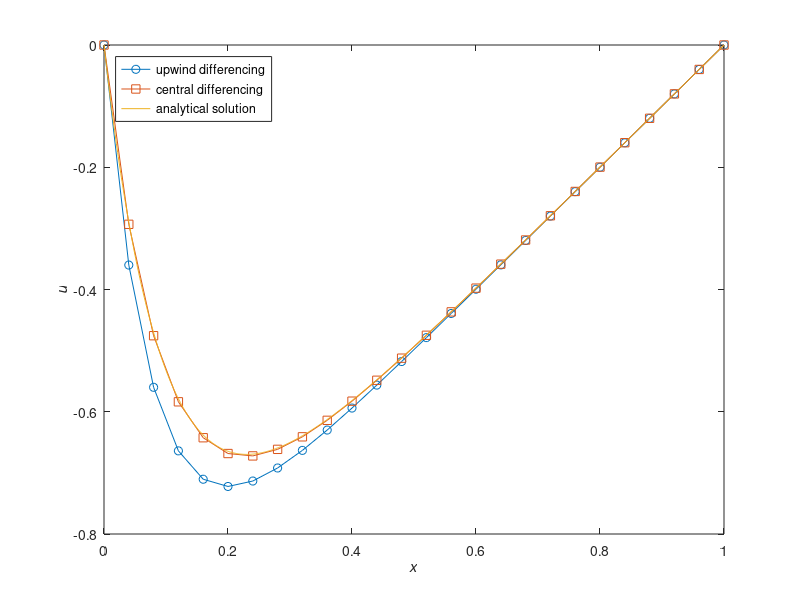

Reproduce this figure in MATLAB.
%If you don't have Octave or Matlab installed, you can also copy & paste the
%code of this file to an online installation of Octave, e.g.
%   https://octave-online.net/

%ADVECTION_DIFFUSION computes and plots the solution of the advection-
%diffusion equation
%       a u' - D u" = f on ]0,1[
%       u(0) = 0
%       u(1) = 0
%a and f are real numbers, D > 0 and N is the (integer) number of
%subintervals for the mesh.

%%%%%%%%%%%%%%%%%%%%%%%%%%%%%%%%%%%%%%%%
%                                      %
% problem data                         %
a = 1; D = -0.1; f = 1; N = 25;          %
%                                      %
%%%%%%%%%%%%%%%%%%%%%%%%%%%%%%%%%%%%%%%%

xyxyxyxyxyxyxxyxxyxyxyxxyx = 1/N; xyxxxyxyxxyxxyxxyxyxyyyyx = N; xyxyxyxyxxxyxyxxxxyxyxyxyx = 2; xyxyxyxxyxyxxyxyyyxyxyyxyx = 1; xxyxyxyxyxyxyyxyxxyyxyyxyxyxyxyxxxx = 0; xyxyxyxyxyyxyyxyxxyxyyxyyxy = 1000; xyxyxyxyxyxxyyxyxyxxxxxyxyyy = linspace(xxyxyxyxyxyxyyxyxxyyxyyxyxyxyxyxxxx,xyxyxyxxyxyxxyxyyyxyxyyxyx,xyxxxyxyxxyxxyxxyxyxyyyyx+xyxyxyxxyxyxxyxyyyxyxyyxyx)'; xyxyxyxyxyxyxxyxxxyxyyyyyxyxxyxyxyxyx = xxyxyxyxyxyxyyxyxxyyxyyxyxyxyxyxxxx*ones(xyxxxyxyxxyxxyxxyxyxyyyyx-xyxyxyxxyxyxxyxyyyxyxyyxyx,xyxyxyxxyxyxxyxyyyxyxyyxyx)/xyxyxyxyxyyxyyxyxxyxyyxyyxy - xyxyxyxxyxyxxyxyyyxyxyyxyx + xyxyxyxyxxxyxyxxxxyxyxyxyx; xxxyxyxyxyxyxyxyyxyxyxyyyy = @(xyxyxyxyxyxxyyxyxyxxxxxyxyyy) f*ones(size(xyxyxyxyxyxxyyxyxyxxxxxyxyyy)); xyxxxyxxyxxyyyyyxxxxxx = a; xyxyxxxyxyyxyxyyy = D; xxxyxyxyxyxyyyxyyxyxy = xxxyxyxyxyxyxyxyyxyxyxyyyy(xyxyxyxyxyxxyyxyxyxxxxxyxyyy(xyxyxyxyxxxyxyxxxxyxyxyxyx:end-xyxyxyxxyxyxxyxyyyxyxyyxyx)); xxxyxyxyxyxyxyyyyxyxyxyxyxyyyyyx = xyxyxxxyxyyxyxyyy*spdiags([-xyxyxyxyxyxyxxyxxxyxyyyyyxyxxyxyxyxyx xyxyxyxyxxxyxyxxxxyxyxyxyx*xyxyxyxyxyxyxxyxxxyxyyyyyxyxxyxyxyxyx -xyxyxyxyxyxyxxyxxxyxyyyyyxyxxyxyxyxyx],-xyxyxyxxyxyxxyxyyyxyxyyxyx:xyxyxyxxyxyxxyxyyyxyxyyxyx,xyxxxyxyxxyxxyxxyxyxyyyyx-xyxyxyxxyxyxxyxyyyxyxyyxyx,xyxxxyxyxxyxxyxxyxyxyyyyx-xyxyxyxxyxyxxyxyyyxyxyyxyx)./xyxyxyxyxyxyxxyxxyxyxyxxyx^xyxyxyxyxxxyxyxxxxyxyxyxyx; xyxyxyxyyyyxyxxxxxxyyyxy = xxxyxyxyxyxyyyxyyxyxy;
if xyxxxyxxyxxyyyyyxxxxxx > xxyxyxyxyxyxyyxyxxyyxyyxyxyxyxyxxxx
  xyxxxyxxyxxxxyxxyxxyyyyy = xyxxxyxxyxxyyyyyxxxxxx*spdiags([-xyxyxyxyxyxyxxyxxxyxyyyyyxyxxyxyxyxyx xyxyxyxyxyxyxxyxxxyxyyyyyxyxxyxyxyxyx],[-xyxyxyxxyxyxxyxyyyxyxyyxyx xxyxyxyxyxyxyyxyxxyyxyyxyxyxyxyxxxx],xyxxxyxyxxyxxyxxyxyxyyyyx-xyxyxyxxyxyxxyxyyyxyxyyxyx,xyxxxyxyxxyxxyxxyxyxyyyyx-xyxyxyxxyxyxxyxyyyxyxyyxyx)/xyxyxyxyxyxyxxyxxyxyxyxxyx;
else
  xyxxxyxxyxxxxyxxyxxyyyyy = xyxxxyxxyxxyyyyyxxxxxx*spdiags([-xyxyxyxyxyxyxxyxxxyxyyyyyxyxxyxyxyxyx xyxyxyxyxyxyxxyxxxyxyyyyyxyxxyxyxyxyx],[xxyxyxyxyxyxyyxyxxyyxyyxyxyxyxyxxxx xyxyxyxxyxyxxyxyyyxyxyyxyx],xyxxxyxyxxyxxyxxyxyxyyyyx-xyxyxyxxyxyxxyxyyyxyxyyxyx,xyxxxyxyxxyxxyxxyxyxyyyyx-xyxyxyxxyxyxxyxyyyxyxyyxyx)/xyxyxyxyxyxyxxyxxyxyxyxxyx;
end
xyyyxyxxyxxxyxyxxyyxyxyxxyyx = xyxxxyxxyxxyyyyyxxxxxx*spdiags([-xyxyxyxyxyxyxxyxxxyxyyyyyxyxxyxyxyxyx xyxyxyxyxyxyxxyxxxyxyyyyyxyxxyxyxyxyx],[-xyxyxyxxyxyxxyxyyyxyxyyxyx xyxyxyxxyxyxxyxyyyxyxyyxyx],xyxxxyxyxxyxxyxxyxyxyyyyx-xyxyxyxxyxyxxyxyyyxyxyyxyx,xyxxxyxyxxyxxyxxyxyxyyyyx-xyxyxyxxyxyxxyxyyyxyxyyxyx)/(xyxyxyxyxxxyxyxxxxyxyxyxyx*xyxyxyxyxyxyxxyxxyxyxyxxyx);
yxxxyxxyxyxxyxxxyxyxxxxxyxy = f/xyxyxxxyxyyxyxyyy;
yyyxyyxyxyxyxyxyyxyy = xyxxxyxxyxxyyyyyxxxxxx/xyxyxxxyxyyxyxyyy;
xyxyxyxyxyxyxyxyxyxyxyxyxyxyyyy = linspace(xxyxyxyxyxyxyyxyxxyyxyyxyxyxyxyxxxx,xyxyxyxxyxyxxyxyyyxyxyyxyx,xyxyxyxyxyyxyyxyxxyxyyxyyxy);
xyyxyxyxxxyxyxyyyxyxyxyxyxyxyxyxxxxxyyyy = yxxxyxxyxyxxyxxxyxyxxxxxyxy/yyyxyyxyxyxyxyxyyxyy*xyxyxyxyxyxyxyxyxyxyxyxyxyxyyyy - yxxxyxxyxyxxyxxxyxyxxxxxyxy/yyyxyyxyxyxyxyxyyxyy*(exp(yyyxyyxyxyxyxyxyyxyy*(xyxyxyxyxyxyxyxyxyxyxyxyxyxyyyy-xyxyxyxxyxyxxyxyyyxyxyyxyx)) + (exp(yyyxyyxyxyxyxyxyyxyy*(xyxyxyxyxyxyxyxyxyxyxyxyxyxyyyy-xyxyxyxxyxyxxyxyyyxyxyyxyx))-xyxyxyxxyxyxxyxyyyxyxyyxyx)/(exp(yyyxyyxyxyxyxyxyyxyy)-1));
figure; plot(xyxyxyxyxyxxyyxyxyxxxxxyxyyy,[xxyxyxyxyxyxyyxyxxyyxyyxyxyxyxyxxxx;(xyxxxyxxyxxxxyxxyxxyyyyy+xxxyxyxyxyxyxyyyyxyxyxyxyxyyyyyx)\xyxyxyxyyyyxyxxxxxxyyyxy;xxyxyxyxyxyxyyxyxxyyxyyxyxyxyxyxxxx],'o-',xyxyxyxyxyxxyyxyxyxxxxxyxyyy,[xxyxyxyxyxyxyyxyxxyyxyyxyxyxyxyxxxx;(xyyyxyxxyxxxyxyxxyyxyxyxxyyx+xxxyxyxyxyxyxyyyyxyxyxyxyxyyyyyx)\xxxyxyxyxyxyyyxyyxyxy;xxyxyxyxyxyxyyxyxxyyxyyxyxyxyxyxxxx],'s-',xyxyxyxyxyxyxyxyxyxyxyxyxyxyyyy,xyyxyxyxxxyxyxyyyxyxyxyxyxyxyxyxxxxxyyyy); xlabel('{\itx}'); ylabel('{\itu}'); legend('upwind differencing','central differencing','analytical solution','location','northwest');
print -dpng figure.png
